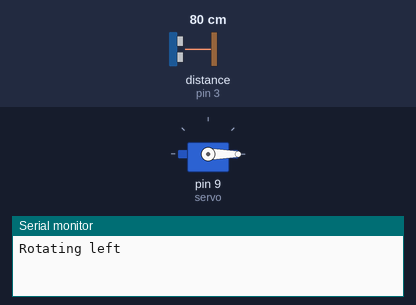
This sketch was run on a simulated Arduino Uno, built with avr-gcc and run on an emulated ATmega328P. On the bench: servo, the last lines printed to the serial monitor. Wiring (inferred from the names in the program): ultrasonic range finder: trigger pin 2; echo pin 3. The test bench sets the inputs (shaded band); at power-on: distance to the obstacle (sensor on pin 3) 80 cm. The echo pulse lasts 58.3 µs per cm.

Above: at 0.05 s.
At 2.05 s:
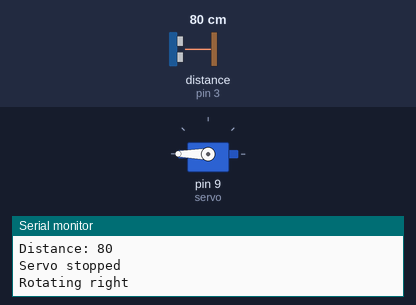
At 4.0 s:
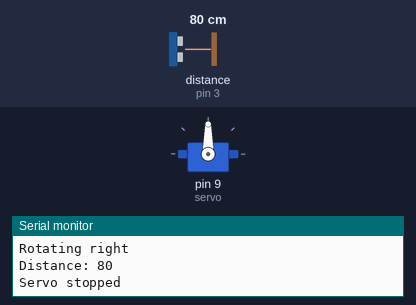
Timing chart, 0 to 5.2 s (numbered marks = the images above):
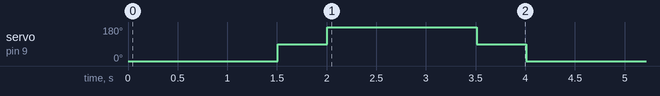

The sketch:

radar_.ino
```cpp
#include <Servo.h>  // Include the Servo library

int trigPin = 2;    // Trigger pin of the ultrasonic sensor
int echoPin = 3;    // Echo pin of the ultrasonic sensor
int distance;       // Variable to store the distance measured by the sensor
Servo servo;        // Create a servo object to control a continuous rotation servo

void setup() {
  pinMode(trigPin, OUTPUT);   // Set trigPin as an OUTPUT
  pinMode(echoPin, INPUT);    // Set echoPin as an INPUT
  Serial.begin(9600);         // Initialize serial communication
  servo.attach(9);            // Attach the servo to pin 9
}

void loop() {
  left();    // Call the function to rotate the servo left
  delay(1000); // Delay for 1 second
  stopServo(); // Stop the servo
  delay(500); // Delay for 1 second
  right();   // Call the function to rotate the servo right
  delay(1000); // Delay for 1 second
  stopServo(); // Stop the servo
  delay(500); // Delay for 1 second
}

void left() {
  servo.write(0);  // Rotate left (counterclockwise at maximum speed)
  Serial.println("Rotating left");
  delay(500);      // Rotate for a short period
  distance = echoloop(); // Measure the distance
  Serial.print("Distance: ");
  Serial.println(distance);
}

void right() {
  servo.write(180);  // Rotate right (clockwise at maximum speed)
  Serial.println("Rotating right");
  delay(500);        // Rotate for a short period
  distance = echoloop(); // Measure the distance
  Serial.print("Distance: ");
  Serial.println(distance);
}

void stopServo() {
  servo.write(90);  // Stop the servo
  Serial.println("Servo stopped");
}

int echoloop() {
  long duration, cm;                         // Declare variables for duration and distance
  digitalWrite(trigPin, LOW);                // Ensure trigger pin is LOW
  delayMicroseconds(2);                      // Wait for 2 microseconds
  digitalWrite(trigPin, HIGH);               // Set trigger pin HIGH
  delayMicroseconds(10);                     // Wait for 10 microseconds
  digitalWrite(trigPin, LOW);                // Set trigger pin LOW
  duration = pulseIn(echoPin, HIGH);         // Read the signal from echo pin
  cm = duration / 29 / 2;                    // Convert the time into a distance
  return cm;                                 // Return the distance
}
```

Measured:
- by itself, servo on pin 9 (servo): repeats every 4.0 s: 180° 1.5 s, 90° 0.50 s, 0° 1.5 s, 90° 0.50 s
